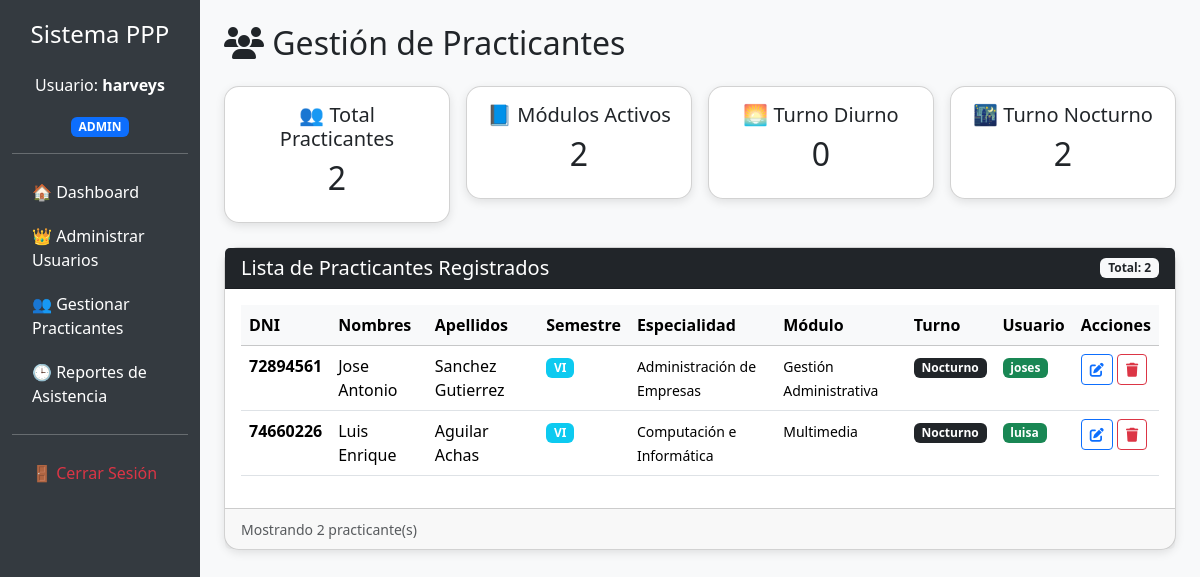
Screenshot of /admin_practicantes.php (signed in) with the database file from the repository.
### tables this page shows
CREATE TABLE `practicantes` (
  `dni` int(11) NOT NULL,
  `nombres` varchar(255) NOT NULL,
  `apellidos` varchar(255) NOT NULL,
  `semestre` varchar(255) NOT NULL,
  `id_especialidades` int(11) DEFAULT NULL,
  `id_modulos` int(11) DEFAULT NULL,
  `id_turnos` int(11) DEFAULT NULL,
  `id_usuario` int(11) DEFAULT NULL,
  `foto` varchar(255) NOT NULL
);

CREATE TABLE `especialidades` (
  `id_especialidades` int(11) NOT NULL,
  `nm_especialidades` varchar(255) NOT NULL
);

CREATE TABLE `modulos` (
  `id_modulos` int(11) NOT NULL,
  `id_especialidad` int(11) NOT NULL,
  `nm_modulos` varchar(255) NOT NULL,
  `horas_requeridas` int(11) DEFAULT 0
);

CREATE TABLE `turnos` (
  `id_turnos` int(11) NOT NULL,
  `nm_turnos` varchar(255) NOT NULL
);

CREATE TABLE `usuarios` (
  `id_usuario` int(11) NOT NULL,
  `dni_practicante` int(8) DEFAULT NULL,
  `nombre` varchar(255) NOT NULL,
  `cargo` varchar(255) DEFAULT NULL,
  `usuario` varchar(100) NOT NULL,
  `clave` varchar(255) NOT NULL,
  `rol` enum('PRACTICANTE','ASISTENTE','COORDINADOR','ADMIN') DEFAULT 'PRACTICANTE'
);

### includes/header.php (called while the page is built, shortened)
<?php
$usuario = $_SESSION['usuario'];
$rol = $_SESSION['rol'];
?>

### admin_practicantes.php (the view, shortened to what this page needs)
<?php
include('includes/header.php');
$practicantes = $conn->query("
    SELECT p.*, e.nm_especialidades, m.nm_modulos, t.nm_turnos, u.usuario
    FROM practicantes p
    LEFT JOIN especialidades e ON p.id_especialidades = e.id_especialidades
    LEFT JOIN modulos m ON p.id_modulos = m.id_modulos
    LEFT JOIN turnos t ON p.id_turnos = t.id_turnos
    LEFT JOIN usuarios u ON p.id_usuario = u.id_usuario
    ORDER BY p.dni
");
?>
<!DOCTYPE html>
<html lang="es">
<head>
    <link href="https://cdn.jsdelivr.net/npm/bootstrap@5.3.2/dist/css/bootstrap.min.css" rel="stylesheet">
    <link rel="stylesheet" href="https://cdnjs.cloudflare.com/ajax/libs/font-awesome/6.4.0/css/all.min.css">
</head>
<body>
<div class="container-fluid">
    <div class="row">
        <?php include('includes/sidebar.php'); ?>
        <div class="col-md-9 col-lg-10 p-4">
            <h2 class="mb-4"><i class="fas fa-users"></i> Gestión de Practicantes</h2>
            <div class="row g-3 mb-4">
                <div class="col-md-3">
                    <div class="card p-3 text-center">
                        <h5>👥 Total Practicantes</h5>
                        <?php
                            $q = $conn->query("SELECT COUNT(*) AS total FROM practicantes");
                            $row = $q->fetch_assoc();
                        ?>
                        <h2><?= $row['total'] ?></h2>
                    </div>
                </div>
                <div class="col-md-3">
                    <div class="card p-3 text-center">
                        <h5>📘 Módulos Activos</h5>
                        <?php
                            $q = $conn->query("SELECT COUNT(DISTINCT id_modulos) AS total FROM practicantes WHERE id_modulos IS NOT NULL");
                            $row = $q->fetch_assoc();
                        ?>
                        <h2><?= $row['total'] ?></h2>
                    </div>
                </div>
                <div class="col-md-3">
                    <div class="card p-3 text-center">
                        <h5>🌅 Turno Diurno</h5>
                        <?php
                            $q = $conn->query("SELECT COUNT(*) AS total FROM practicantes p JOIN turnos t ON p.id_turnos = t.id_turnos WHERE t.nm_turnos = 'Diurno'");
                            $row = $q->fetch_assoc();
                        ?>
                        <h2><?= $row['total'] ?></h2>
                    </div>
                </div>
                <div class="col-md-3">
                    <div class="card p-3 text-center">
                        <h5>🌃 Turno Nocturno</h5>
                        <?php
                            $q = $conn->query("SELECT COUNT(*) AS total FROM practicantes p JOIN turnos t ON p.id_turnos = t.id_turnos WHERE t.nm_turnos = 'Nocturno'");
                            $row = $q->fetch_assoc();
                        ?>
                        <h2><?= $row['total'] ?></h2>
                    </div>
                </div>
            </div>
            <div class="card">
                <div class="card-header bg-dark text-white d-flex justify-content-between align-items-center">
                    <h5 class="mb-0">Lista de Practicantes Registrados</h5>
                    <span class="badge bg-light text-dark">Total: <?= $practicantes->num_rows ?></span>
                </div>
                <div class="card-body">
                    <div class="table-responsive">
                        <table class="table table-hover">
                            <thead class="table-light">
                                <tr>
                                    <th>DNI</th>
                                    <th>Nombres</th>
                                    <th>Apellidos</th>
                                    <th>Semestre</th>
                                    <th>Especialidad</th>
                                    <th>Módulo</th>
                                    <th>Turno</th>
                                    <th>Usuario</th>
                                    <th>Acciones</th>
                                </tr>
                            </thead>
                            <tbody>
                                <?php
                                $counter = 0;
                                while ($p = $practicantes->fetch_assoc()):
                                    $counter++;
                                ?>
                                <tr>
                                    <td><strong><?= $p['dni'] ?></strong></td>
                                    <td><?= htmlspecialchars($p['nombres']) ?></td>
                                    <td><?= htmlspecialchars($p['apellidos']) ?></td>
                                    <td>
                                        <span class="badge bg-info"><?= $p['semestre'] ?></span>
                                    </td>
                                    <td>
                                        <small><?= htmlspecialchars($p['nm_especialidades'] ?? 'Sin especialidad') ?></small>
                                    </td>
                                    <td>
                                        <small><?= htmlspecialchars($p['nm_modulos'] ?? 'Sin módulo') ?></small>
                                    </td>
                                    <td>
                                        <span class="badge <?= ($p['nm_turnos'] == 'Diurno') ? 'bg-warning text-dark' : 'bg-dark' ?>">
                                            <?= htmlspecialchars($p['nm_turnos'] ?? 'Sin turno') ?>
                                        </span>
                                    </td>
                                    <td>
                                        <?php if ($p['usuario']): ?>
                                            <span class="badge bg-success"><?= $p['usuario'] ?></span>
                                        <?php else: ?>
                                            <span class="badge bg-warning text-dark">Sin usuario</span>
                                        <?php endif; ?>
                                    </td>
                                    <td>
                                        <button type="button" class="btn btn-sm btn-outline-primary"
                                                data-bs-toggle="modal" data-bs-target="#modalEditar<?= $p['dni'] ?>">
                                            <i class="fas fa-edit"></i>
                                        </button>
                                        <button type="button" class="btn btn-sm btn-outline-danger"
                                                data-bs-toggle="modal" data-bs-target="#modalEliminar<?= $p['dni'] ?>">
                                            <i class="fas fa-trash"></i>
                                        </button>
                                    </td>
                                </tr>
                                <?php endwhile; ?>
                            </tbody>
                        </table>
                    </div>
                </div>
                <div class="card-footer text-muted">
                    <small>Mostrando <?= $counter ?> practicante(s)</small>
                </div>
            </div>
        </div>
    </div>
</div>
</body>
</html>

### includes/sidebar.php (shortened to what this page needs)
<div class="col-md-3 col-lg-2 sidebar">
  <h4 class="text-center mb-4">Sistema PPP</h4>
  <p class="text-center">Usuario: <strong><?= htmlspecialchars($usuario) ?></strong></p>
  <p class="text-center"><span class="badge bg-primary"><?= htmlspecialchars($rol) ?></span></p>
  <hr>
  <a href="index.php">🏠 Dashboard</a>
  <?php if ($rol == 'ADMIN'): ?>
    <a href="admin_usuarios.php">👑 Administrar Usuarios</a>
    <a href="admin_practicantes.php">👥 Gestionar Practicantes</a>
  <?php endif; ?>
  <?php if ($rol == 'ADMIN' || $rol == 'COORDINADOR' || $rol == 'ASISTENTE'): ?>
    <a href="panel_asistencias.php">🕒 Reportes de Asistencia</a>
  <?php endif; ?>
  <hr>
  <a href="logout.php" class="text-danger">🚪 Cerrar Sesión</a>
</div>

### admin_practicantes.php (style rules this page uses)
body { background-color: #f8f9fa; }
.card { border-radius: 15px; box-shadow: 0 3px 10px rgba(0,0,0,0.1); }
.sidebar { height: 100vh; background-color: #343a40; color: white; padding-top: 20px; }
.sidebar a { color: white; text-decoration: none; display: block; padding: 10px 20px; border-radius: 10px; }

### rows the page displays
practicantes: dni "72894561", nombres "Jose Antonio", apellidos "Sanchez Gutierrez", semestre "VI", id_especialidades.nm_especialidades "Administración de Empresas", id_modulos.nm_modulos "Gestión Administrativa", id_turnos.nm_turnos "Nocturno", id_usuario.usuario "joses"
practicantes: dni "74660226", nombres "Luis Enrique", apellidos "Aguilar Achas", semestre "VI", id_especialidades.nm_especialidades "Computación e Informática", id_modulos.nm_modulos "Multimedia", id_turnos.nm_turnos "Nocturno", id_usuario.usuario "luisa"

### other values shown
$usuario "harveys"
$rol "ADMIN"
$row['total'] "2"
$row['total'] "0"
$practicantes->num_rows "2"
$counter "2"
